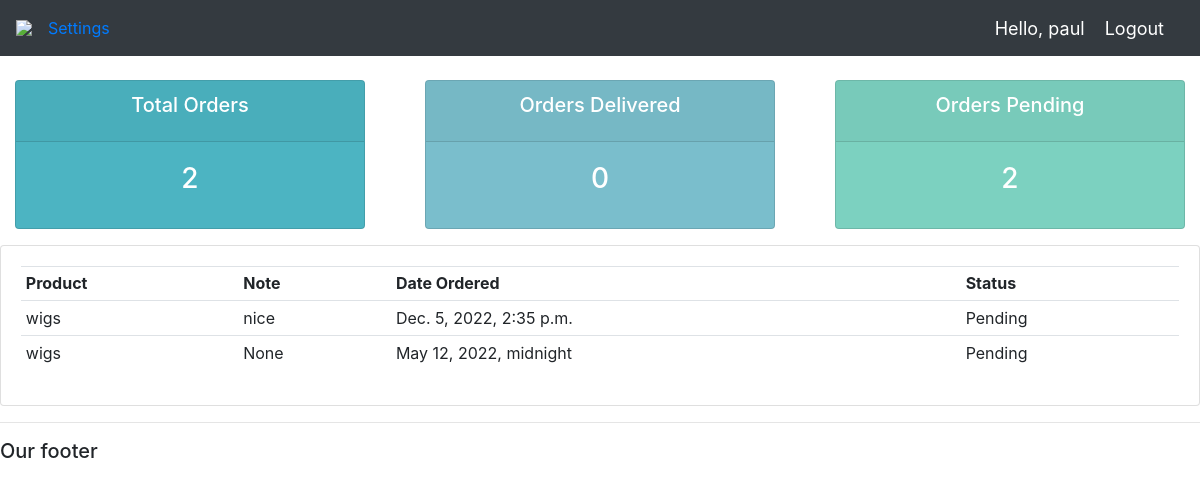
The app's page /user/ (signed in) with its own data.
### khamy_app/models.py (models this page shows)
class Order(models.Model):
    STATUS = (
        ('Pending', 'Pending'),
        ('Out for delivery', 'Out for delivery'),
        ('Delivered', 'Delivered'),
    )
    customer = models.ForeignKey(Customer, null=True, on_delete= models.SET_NULL)
    product = models.ForeignKey(Product, null=True, on_delete= models.SET_NULL)
    date_created =  models.DateTimeField(max_length=200, null=True)
    status = models.CharField(max_length=200, null=True, choices=STATUS)
    note = models.CharField(max_length=1000, null=True)
    def __str__(self):
        return self.product.name

class Product(models.Model):
    CATEGORY = (
        ('Indoor', 'Indoor'),
        ('Out Door', 'Out Door'),
    )
    name = models.CharField(max_length=200, null=True)
    price = models.FloatField(null=True)
    category = models.CharField(max_length=200, null=True, choices=CATEGORY)
    description = models.CharField(max_length=200, null=True, blank=True)
    date_created =  models.DateTimeField(max_length=200, null=True)
    tags = models.ManyToManyField(Tag)
    def __str__(self):
        return self.name

### khamy_app/decorators.py (the view)
        def wrapper_func(request, *args, **kwargs):
            group = None
            if request.user.groups.exists():
                group = request.user.groups.all()[0].name
            if group in allowed_roles:
                return view_func(request, *args, **kwargs)
            else:
                return HttpResponse('You are not authorized to view this page.')

### khamy_app/views.py (called while the page is built)
@login_required(login_url='login')
@allowed_users(allowed_roles=['customer'])
def userPage(request):
    orders = request.user.customer.order_set.all()
    total_orders = orders.count()
    delivered = orders.filter(status= 'Delivered').count()
    pending = orders.filter(status= 'Pending').count()
    print('ORDER:', orders)
    context = {'orders':orders, 'total_orders':total_orders, 'delivered':delivered,
    'pending':pending}
    return render(request, 'khamy_temp/user.html', context) #returning user.html from templates

### khamy_app/templates/khamy_temp/user.html
{% extends 'khamy_temp/main.html' %}
{% block content %}
{% include 'khamy_temp/status.html' %}
<div class="row">
    <div class="col-md">
        <div class="card card-body">
            <table class="table table-sm">
                <tr>
                    <th>Product</th>
                    <th>Note</th>
                    <th>Date Ordered</th>
                    <th>Status</th>
                </tr>
                {% for order in orders %}
                <tr>
                    <td>{{order.product}}</td>
                    <td>{{order.note}}</td>
                    <td>{{order.date_created}}</td>
                    <td>{{order.status}}</td>
                </tr>
                {% endfor %}
            </table>
        </div>
    </div>
</div>
{% endblock content %}

### khamy_app/templates/khamy_temp/navbar.html (shortened to what this page needs)
{% load static %}
<nav class="navbar navbar-expand-lg navbar-dark bg-dark">
    <img src="{% static 'images/logo.png' %}">
    <div class="collapse navbar-collapse" id="navbarNavAltMarkup">
      {% if request.user.is_staff %}
      <div class="navbar-nav">
        <a class="nav-item nav-link active" href="{% url 'home' %}">Dashboard</a>
        <a class="nav-item nav-link" href="{% url 'products' %}">Products</a>
      </div>
      {% else %}
      <div class="nav-item">
        <a class="nav-link" href="{% url 'khamy_temp' %}">Settings</a>
      </div>
      {% endif %}
    </div>
    <span class="hello-msg">Hello, {{request.user}}</span>
    <span><a class="hello-msg" href="{% url 'logout' %}">Logout</a></span>
  </nav>

### static/css/main.css (style rules this page uses)
body { background-color: #ebeff5; }

### khamy_app/templates/khamy_temp/navbar.html (style rules this page uses)
.hello-msg { font-size: 18px; color: #fff; margin-right: 20px; }

### records on screen
Order: product "wigs", note "nice", date_created "Dec. 5, 2022, 2:35 p.m.", status "Pending"
Order: product "wigs", note "None", date_created "May 12, 2022, midnight", status "Pending"

### other values on screen
{{ request.user }} "paul"
{{ total_orders }} "2"
{{ delivered }} "0"
{{ pending }} "2"
